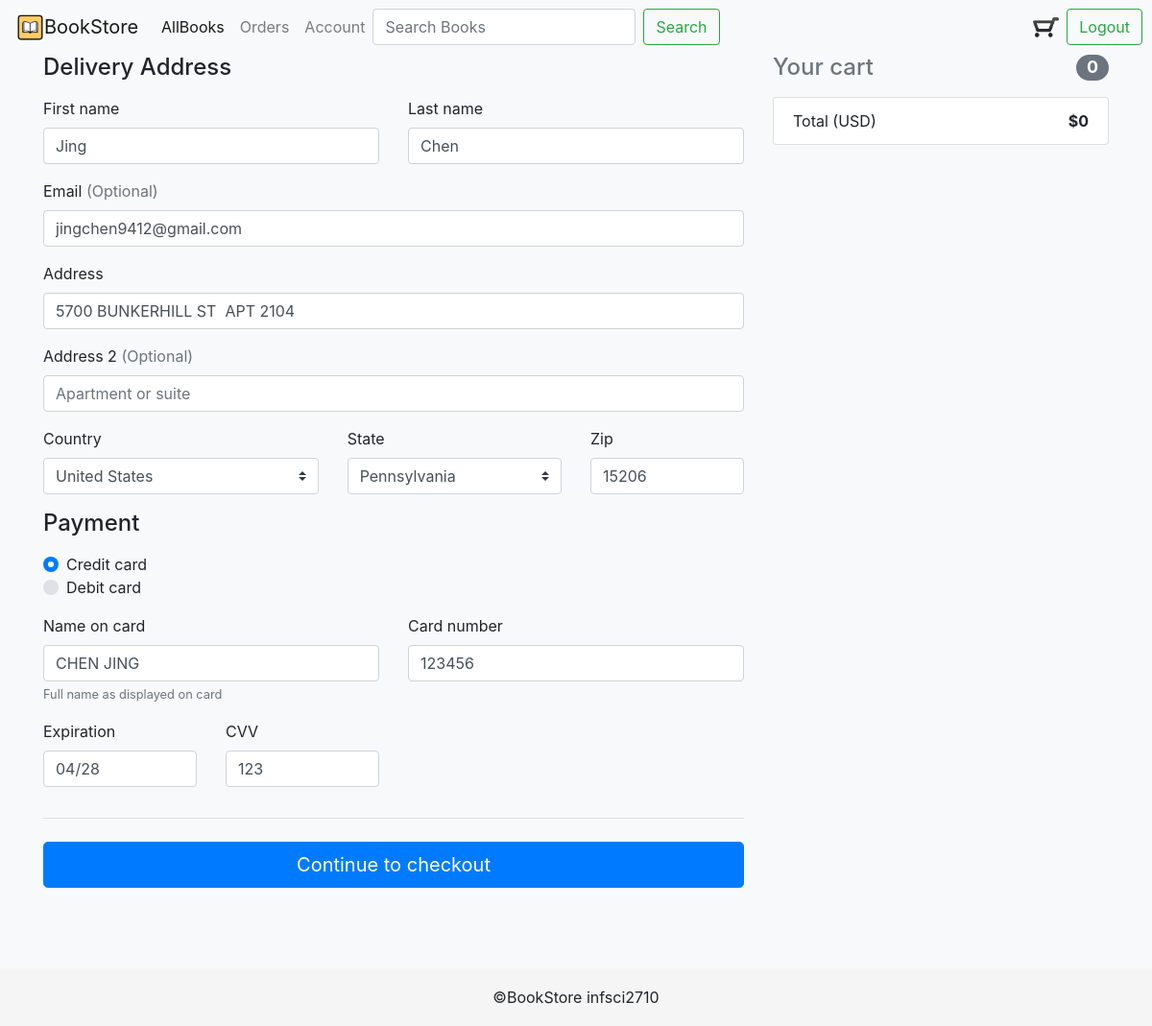
The page /?page=cart (signed in) on the database its author committed.
### tables this page shows
CREATE TABLE IF NOT EXISTS `address_payment` (
  `address_id` int(32) NOT NULL,
  `first_name` varchar(50) NOT NULL,
  `last_name` varchar(50) NOT NULL,
  `email` varchar(100) DEFAULT NULL,
  `address` varchar(250) NOT NULL,
  `country` varchar(100) NOT NULL,
  `state` varchar(100) NOT NULL,
  `zip` int(10) NOT NULL,
  `card_type` varchar(20) NOT NULL,
  `name_on_card` varchar(100) NOT NULL,
  `card_number` int(11) NOT NULL,
  `expiration` varchar(20) NOT NULL,
  `cvv` int(10) NOT NULL
);

### functions.php (called while the page is built, shortened)
<?php
    $states = array(
    'AL'=>'Alabama',
    'AK'=>'Alaska',
    'AZ'=>'Arizona',
    'AR'=>'Arkansas',
    'CA'=>'California',
    'CO'=>'Colorado',
    'CT'=>'Connecticut',
    'DE'=>'Delaware',
    'DC'=>'District of Columbia',
    'FL'=>'Florida',
    'GA'=>'Georgia',
    'HI'=>'Hawaii',
    'ID'=>'Idaho',
    'IL'=>'Illinois',
    'IN'=>'Indiana',
    'IA'=>'Iowa',
    'KS'=>'Kansas',
    'KY'=>'Kentucky',
    'LA'=>'Louisiana',
    'ME'=>'Maine',
    'MD'=>'Maryland',
    'MA'=>'Massachusetts',
    'MI'=>'Michigan',
    'MN'=>'Minnesota',
    'MS'=>'Mississippi',
    'MO'=>'Missouri',
    'MT'=>'Montana',
    'NE'=>'Nebraska',
    'NV'=>'Nevada',
    'NH'=>'New Hampshire',
    'NJ'=>'New Jersey',
    'NM'=>'New Mexico',
    'NY'=>'New York',
    'NC'=>'North Carolina',
    'ND'=>'North Dakota',
    'OH'=>'Ohio',
    'OK'=>'Oklahoma',
    'OR'=>'Oregon',
    'PA'=>'Pennsylvania',
    'RI'=>'Rhode Island',
    'SC'=>'South Carolina',
    'SD'=>'South Dakota',
    'TN'=>'Tennessee',
    'TX'=>'Texas',
    'UT'=>'Utah',
    'VT'=>'Vermont',
    'VA'=>'Virginia',
    'WA'=>'Washington',
    'WV'=>'West Virginia',
    'WI'=>'Wisconsin',
    'WY'=>'Wyoming',
);
?>

### views/cart.php (the view, shortened to what this page needs)
<?php
  $arr = unserialize($_COOKIE["cart"]);
  $customer_id = $_SESSION['id'];
  if($customer_id){
  $query = "SELECT customer_address FROM customers WHERE customer_id=".$customer_id;
  $result = mysqli_query($link, $query);
  $row = mysqli_fetch_assoc($result);
  $address = $row['customer_address'];
  if($address){
    $query = "SELECT * FROM address_payment WHERE address_id=".$address;
    $result = mysqli_query($link, $query);
    $row = mysqli_fetch_assoc($result);
    $firstname = $row['first_name'];
    $lastname = $row['last_name'];
    $email = $row['email'];
    $address = $row['address'];
    $state = $row['state'];
    $zip = $row['zip'];
    $cc_name = $row['name_on_card'];
    $cc_number = $row['card_number'];
    $cc_expiration = $row['expiration'];
    $cc_cvv = $row['cvv'];
  }
  }
?>
<body class="bg-light">
    <div class="container">
      <div class="row">
        <div class="col-md-4 order-md-2 mb-4">
          <h4 class="d-flex justify-content-between align-items-center mb-3">
            <span class="text-muted">Your cart</span>
            <span class="badge badge-secondary badge-pill">
              <?php if(!empty($arr[0]))
                    echo count($arr);
                    else echo 0;
              ?></span>
          </h4>
          <ul class="list-group mb-3">
            <?php
              $sum = 0.0;
            ?>
            <li class="list-group-item d-flex justify-content-between">
              <span>Total (USD)</span>
              <strong>$<?php
              echo $sum;
              ?></strong>
            </li>
          </ul>
        </div>
        <div class="col-md-8 order-md-1">
          <h4 class="mb-3">Delivery Address</h4>
          <form class="needs-validation" autocomplete="on" method=POST action="?page=checkout" >
            <div class="row">
              <div class="col-md-6 mb-3">
                <label for="firstName" >First name</label>
                <input type="text" class="form-control" name="firstName" <?php echo "value=\"".$firstname."\""?> required>
              </div>
              <div class="col-md-6 mb-3">
                <label for="lastName">Last name</label>
                <input type="text" class="form-control" name="lastName" <?php echo "value=\"".$lastname."\""?> required>
              </div>
            </div>
            <div class="mb-3">
              <label for="email">Email <span class="text-muted">(Optional)</span></label>
              <input type="email" class="form-control" name="email" placeholder="you@example.com" <?php echo "value=\"".$email."\""?>>
            </div>
            <div class="mb-3">
              <label for="address">Address</label>
              <input type="text" class="form-control" name="address" placeholder="1234 Main St" required <?php echo "value=\"".$address."\""?>>
            </div>
            <div class="mb-3">
              <label for="address2">Address 2 <span class="text-muted">(Optional)</span></label>
              <input type="text" class="form-control" name="address2" placeholder="Apartment or suite">
            </div>
            <div class="row">
              <div class="col-md-5 mb-3">
                <label for="country">Country</label>
                <select class="custom-select d-block w-100" name="country" required>
                  <option selected="selected">United States</option>
                </select>
              </div>
              <div class="col-md-4 mb-3">
                <label for="state">State</label>
                <select class="custom-select d-block w-100" name="state" required>
                  <option <?php
                    echo "value=\"".$state."\">";
                    if($state)
                      echo $states[$state];
                    else
                      echo "Choose...";?>
                    </option>
                </select>
              </div>
              <div class="col-md-3 mb-3">
                <label for="zip">Zip</label>
                <input type="text" class="form-control" name="zip" <?php echo "value=\"".$zip."\""?> required>
              </div>
            </div>
            <h4 class="mb-3">Payment</h4>
            <div class="d-block my-3">
              <div class="custom-control custom-radio">
                <label class="custom-control-label" for="credit">Credit card</label>
              </div>
              <div class="custom-control custom-radio">
                <label class="custom-control-label" for="debit">Debit card</label>
              </div>
            </div>
            <div class="row">
              <div class="col-md-6 mb-3">
                <label for="cc-name">Name on card</label>
                <input type="text" class="form-control" name="cc-name" <?php echo "value=\"".$cc_name."\""?> required>
                <small class="text-muted">Full name as displayed on card</small>
              </div>
              <div class="col-md-6 mb-3">
                <label for="cc-number">Card number</label>
                <input type="text" class="form-control" name="cc-number" <?php echo "value=\"".$cc_number."\""?> required>
              </div>
            </div>
            <div class="row">
              <div class="col-md-3 mb-3">
                <label for="cc-expiration">Expiration</label>
                <input type="text" class="form-control" name="cc-expiration" <?php echo "value=\"".$cc_expiration."\""?> required>
              </div>
              <div class="col-md-3 mb-3">
                <label for="cc-expiration">CVV</label>
                <input type="text" class="form-control" name="cc-cvv" <?php echo "value=\"".$cc_cvv."\""?> required>
              </div>
            </div>
            <hr class="mb-4">
            <button class="btn btn-primary btn-lg btn-block"  type="submit">Continue to checkout</button>
          </form>
        </div>
      </div>
      <footer class="my-5 pt-5 text-muted text-center text-small">
      </footer>
    </div>
  </body>

### styles.css (style rules this page uses)
html { position: relative; min-height: 100%; }
body { margin-bottom: 60px; }

### rows shown on the page
address_payment: firstName "Jing", lastName "Chen", email "jingchen9412@gmail.com", address "5700 BUNKERHILL ST APT 2104", state "Pennsylvania", zip "15206", cc-name "CHEN JING", cc-number "123456", cc-expiration "04/28", cc-cvv "123"

### other values the page prints
$sum "0"
